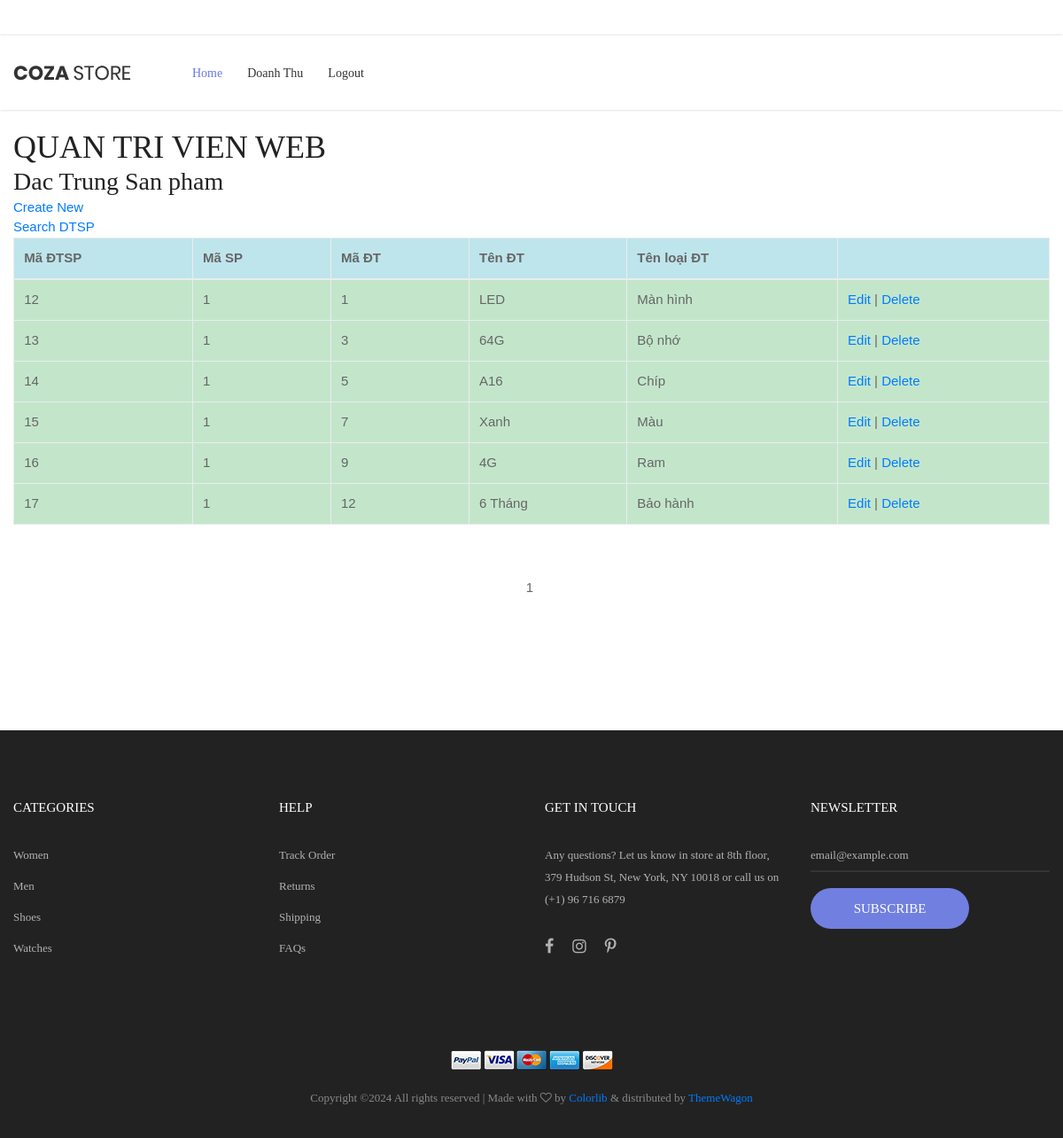
/BTLphp_new/admincp/index.php?admin=dtsp (signed in), run on the app's committed database.
### tables this page shows
CREATE TABLE `dtsp` (
  `Madtsp` int(11) NOT NULL,
  `Masp` int(11) NOT NULL,
  `Madactrung` int(11) NOT NULL,
  `Ten` varchar(50) NOT NULL
);

CREATE TABLE `dactrung` (
  `Madactrung` int(11) NOT NULL,
  `Maloaidactrung` int(11) NOT NULL,
  `Tendactrung` varchar(50) NOT NULL
);

CREATE TABLE `loaidactrung` (
  `Maloaidactrung` int(11) NOT NULL,
  `Tenloaidactrung` varchar(50) NOT NULL
);

### BTLphp_new/admincp/dtsp/dtsp.php (the view, shortened to what this page needs)
<h3 class="ltext-101 cl5">
    <a asp-controller="admin" asp-action="Index">Dac Trung San pham </a>
</h3>
<a href='?admin=themdtsp'>Create New</a>
<br>
<a href='?admin=timkiemdtsp'>Search DTSP</a>
<table class="table table-bordered">
    <thead>
        <tr class="table-info">
            <th>
                <p>Mã ĐTSP</p>
            </th>
            <th>
                <p>Mã SP</p>
            </th>
            <th>
                <p>Mã ĐT</p>
            </th>
            <th>
                <p>Tên ĐT</p>
            </th>
            <th>
                <p>Tên loại ĐT</p>
            </th>
            <th></th>
        </tr>
    </thead>
    <tbody>
<?php
            if(!isset($_GET['page'])){
            $page = 1;
            } else {
            $page = $_GET['page'];
            }
            $max_results = 10;
            $sql_sanpham = mysqli_query($conn,"SELECT *
                FROM dtsp JOIN dactrung ON dtsp.Madactrung = dactrung.Madactrung
                JOIN loaidactrung ON dactrung.Maloaidactrung = loaidactrung.Maloaidactrung
                ORDER BY dtsp.Madtsp");
            $str = "";
            while ($row = mysqli_fetch_array($sql_sanpham)) {
                $str = $str . '            <tr class="table-success">
                <td>
                    '.$row["Madtsp"].'
                </td>
                <td>
                    '.$row["Masp"].'
                </td>
                <td>
                    '.$row["Madactrung"].'
                </td>
                <td>
                    '.$row["Tendactrung"].'
                </td>
                <td>
                    '.$row["Tenloaidactrung"].'
                </td>
                <td>
                    <a href="?admin=suadtsp&iddtsp='.$row["Madtsp"].'">Edit</a> |
                    <a href="?admin=xoadtsp&iddtsp='.$row["Madtsp"].'">Delete</a>
                </td>
            </tr>';
            }
                echo $str;
?>
    </tbody>
</table>
            <div class="flex-c-m flex-w w-full p-t-45">
                <?php
                        $ketqua =  mysqli_query($conn,"SELECT COUNT(*) as Num FROM dtsp");
                        while($row = mysqli_fetch_assoc($ketqua)) {
                            $total_results = $row['Num'];
                         }
                        $total_pages = ceil($total_results / $max_results);
                        for($i = 1; $i <= $total_pages; $i++){
                        if(($page) == $i){
                        echo "$i&nbsp";
                        } else {
                        echo "<a href=\"".$_SERVER['PHP_SELF']."?admin=dtsp&page=$i\"><button class='so'>$i</button></a>&nbsp;";
                        }
                        }
                ?>
            </div>

### BTLphp_new/admincp/css/main.css (style rules this page uses)
.cl5 { color: #222; }
.ltext-101 { font-family: Poppins-Regular; font-size: 28px; line-height: 1.2857; }

### data on the page
dtsp: Madtsp "12", Masp "1"
dactrung: Madactrung "1", Tendactrung "LED"
loaidactrung: Tenloaidactrung "Màn hình"
dtsp: Madtsp "13", Masp "1"
dactrung: Madactrung "3", Tendactrung "64G"
loaidactrung: Tenloaidactrung "Bộ nhớ"
dtsp: Madtsp "14", Masp "1"
dactrung: Madactrung "5", Tendactrung "A16"
loaidactrung: Tenloaidactrung "Chíp"
dtsp: Madtsp "15", Masp "1"
dactrung: Madactrung "7", Tendactrung "Xanh"
loaidactrung: Tenloaidactrung "Màu"
dtsp: Madtsp "16", Masp "1"
dactrung: Madactrung "9", Tendactrung "4G"
loaidactrung: Tenloaidactrung "Ram"
dtsp: Madtsp "17", Masp "1"
dactrung: Madactrung "12", Tendactrung "6 Tháng"
loaidactrung: Tenloaidactrung "Bảo hành"
